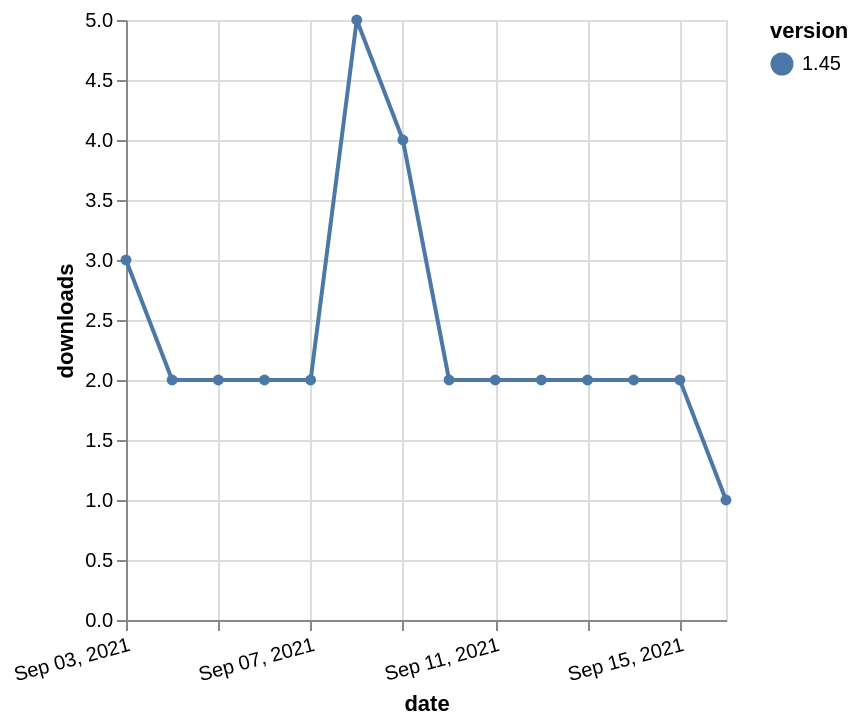

Here is the Vega-Lite specification saved for this chart:
### Vega-Lite specification from a JSON file in a GitHub repository (floating-point values rounded to 4 significant figures)
{"$schema": "https://vega.github.io/schema/vega-lite/v5.json", "description": "A simple bar chart with embedded data.", "data": {"values": [{"date": "2021-09-03", "total": 3142, "delta": 3, "version": "1.45"}, {"date": "2021-09-04", "total": 3144, "delta": 2, "version": "1.45"}, {"date": "2021-09-05", "total": 3146, "delta": 2, "version": "1.45"}, {"date": "2021-09-06", "total": 3148, "delta": 2, "version": "1.45"}, {"date": "2021-09-07", "total": 3150, "delta": 2, "version": "1.45"}, {"date": "2021-09-08", "total": 3155, "delta": 5, "version": "1.45"}, {"date": "2021-09-09", "total": 3159, "delta": 4, "version": "1.45"}, {"date": "2021-09-10", "total": 3161, "delta": 2, "version": "1.45"}, {"date": "2021-09-11", "total": 3163, "delta": 2, "version": "1.45"}, {"date": "2021-09-12", "total": 3165, "delta": 2, "version": "1.45"}, {"date": "2021-09-13", "total": 3167, "delta": 2, "version": "1.45"}, {"date": "2021-09-14", "total": 3169, "delta": 2, "version": "1.45"}, {"date": "2021-09-15", "total": 3171, "delta": 2, "version": "1.45"}, {"date": "2021-09-16", "total": 3172, "delta": 1, "version": "1.45"}]}, "width": "container", "mark": {"type": "line", "point": {"filled": true}}, "encoding": {"x": {"field": "date", "type": "temporal", "timeUnit": "yearmonthdate", "title": "date", "axis": {"labelAngle": -15}}, "y": {"field": "delta", "type": "quantitative", "title": "downloads"}, "color": {"field": "version", "type": "nominal"}, "tooltip": {"field": "delta"}}}
